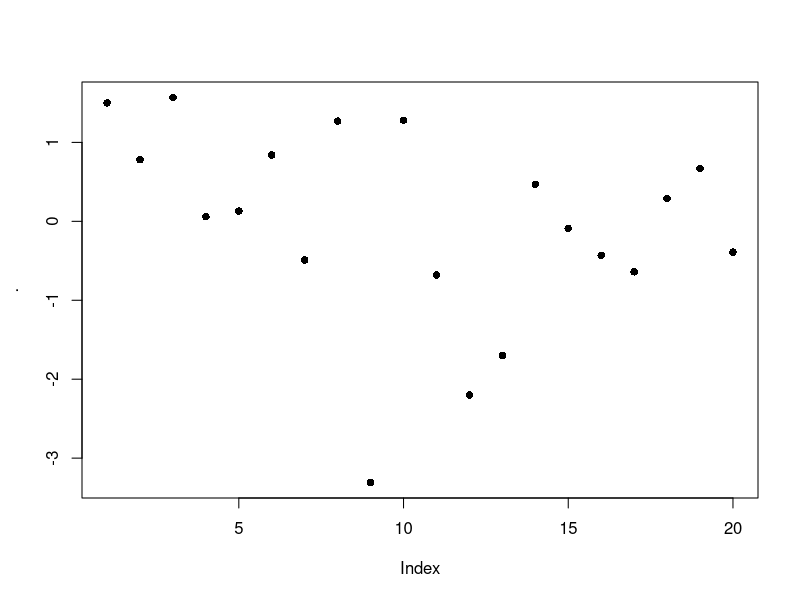
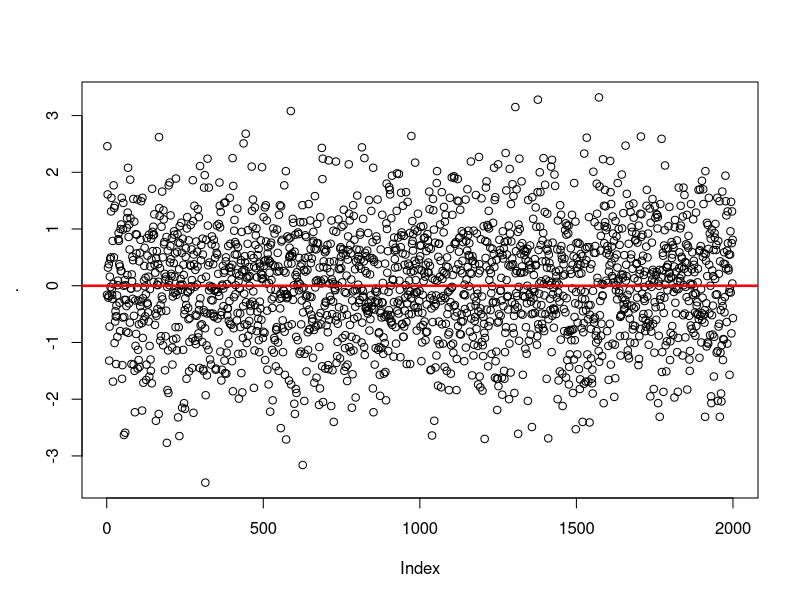

Source code (R) for these figures, in order: (Note: this script raises an error after producing the figures.)
# __________________________________________________________________
# R VOCABULARY 
# __________________________________________________________________

library("dplyr")
library("reshape2")
library("lazyeval")
library("ggplot2")
library("labeling")
library("lubridate")


# help(package="base")
# rm(list=ls())

# TODO: -------
# duplicated, charmatch, aggregate
# use regular expressions to break filenames into type of file        
# reorder factors with forcats package 

# flatten a list: 
(l <- list(item1=4, item2=2, item3=c(100, 200)))  # surrounding with () calls print 
(unlist(l))
(unname(unlist(l)))  # returns numeric vector; also try: unlist(l) %>% unname  


# flattening a list of dates does weird stuff: 
datelist = as.list(c(ymd("2017-01-01"), ymd("2017-01-01")))
unlist(datelist)  # not good 
do.call("c", datelist)  # this is good 


# rep and seq: --------------------
rep(letters[1:3], times=2)  # same as rep(letters[1:3], 2)
rep(letters[1:3], each=2)
rep(letters[1:3], times=2, each=2)
rep(letters[1:3], times=2, each=2, length.out=2)
rep_len(letters[1:3], length.out=40)  # could be useful if you don't know the length of a vector, but you want to keep recycling it until total length reaches a target value. 
rep(letters[1:3], times=(1:3))
rep(letters[1:3], c(1,5,12))

seq(1,26)
seq(1,26,by=3)
seq(1,26, length.out=4)  # generates a sequence of length.out=4 equally spaced values from 1 to 16. (length.out is usually abbreviated to length or len, and seq_len is much faster.)
seq(along.with=month.abb)  # can abbreviate as e.g. seq(month.abb) or seq(letters); verbose alternative: seq(1, length(month.abb))
seq(along.with=rnorm(20))# generates sequence 1,2,3... ending with length(month.abb)
seq(c("apple", "orange", "banana"))

x<-round(rnorm(20), 2); names(x) <- seq(rnorm(20)); x %>% plot(pch=16) 
x<-round(rnorm(2000), 2); names(x) <- seq(rnorm(2000)); x %>% 
  plot(pch=1) %>% abline(h=0, lwd=2.5, col="red")


any(c(rep(FALSE, 9), TRUE))  # any TRUEs in the vector? 
any(c(2<1, 4>5, 6==7))

x <- c(4,3, NA, 1,1,23)
any(is.na(x))  # is.na(x) returns a logical of same length as x 



x<- rnorm(10)
range(x)
all(x < 2)  # x<2 returns a logical vector of same length as x; all(x<2) returns TRUE only if all values are TRUE 
all(x < 2, x > (-2))
all(1<2, 2==2, 3>2)
all(c(TRUE, TRUE, TRUE, FALSE))


4 %in% c(1,1,4,1)  # TRUE 
"s" %in% letters  # TRUE
1:4 %in% 1:10  # returns vector of same length as vector on left side of %in%
c(1:4, 12) %in% 1:10
c("g", 7) %in% letters 


match("s", letters)
match(c("a", "s", "f"), letters)
x <- c(4,3, NA, 1,1,23, NA)
match(NA, x)  # Note that match() only returns first match 


which(c(rep(FALSE, 5), TRUE, rep(FALSE, 4), TRUE))  # Takes a logical vector, returns numeric pointing to positions of TRUE values 
which(c(4==5, 2==3))
which(c(4==5, 2==3, 3==3, 4<5, 9>4))


x <- rep(1.0,10); y <- rep(0.99999999999, 10)
all.equal(target=x, current=y, tolerance = 10^-10)
all.equal(target=x, current=y, tolerance = 10^-20)


identical(2, 2.0)  # TRUE 

set.seed(1)
x <- rnorm(10)
set.seed(1)
y <- rnorm(10)
identical(x,y) # TRUE 


stopifnot(c(TRUE, TRUE))
stopifnot(c(FALSE, TRUE))  # returns an error if not all TRUE 
stopifnot(c(2<3, 4>5))


x <- airquality[, -1] # x is a regression design matrix
y <- airquality[,  1] # y is the corresponding response
stopifnot(complete.cases(y) != is.na(y))  # complete.cases returns a logical 
ok <- complete.cases(x, y)  # returns logical of same length as num rows of x and y
sum(!ok) # how many are not "ok" ? NOTE that "!" on a logical gives its inverse: !c(TRUE, FALSE) = c(FALSE, TRUE)
x <- x[ok,]
y <- y[ok]


# subsetting: -----
# 3 ways of subsetting a df for first column:
airquality[1]  # returns data frame (which is a type of list; subsetting list with [] always gives list)
airquality[[1]]  # returns the *contents* of element 1 in the df - integer atomic vector. [[]] can only return 1 thing 
airquality$Ozone  # returns integer atomic vector. Note that $ is shorthand, where x$y = x[["y", exact=FALSE ]]



cumsum(1:10)  # pseudocode: for i in 1:10, result[1] = i, result[2]=i+result[1]
cumprod(1:10)
cummin(1:10)  # along the entire length of input vector, 1 is min 
cummax(10:1)


# row and column sums, means: ---------------
x <- data.frame(x=rnorm(10)*10, y=rnorm(10)) %>% print 
colSums(x)
rowSums(x) %>% data.frame()

apply(x, 1, mean)  # means of rows 
apply(x, 2, mean)  # means of columns 


# first differencing: -----------
diff(1:10, lag = 1, differences = 1)  # diff gives differecnes between successive elements in a vector 
diff(seq(1,50, by=5), lag=1, differences=1)
(diffs1 <-diff(c(1,5,2,2,10,.5,-1,3,-4,30), lag = 1, differences = 1))
length(diffs1)

# second differencing: 
(diffs2 <-diff(c(1,5,2,2,10,.5,-1,3,-4,30), lag = 1, differences = 2))  
diffs2 == diff(diffs1, lag = 1, differences = 1)  #  setting arg differences > 1 means you recursively apply diff a specified number of times 
length(diffs2)  # note that this has one less element than diffs1

# differencing at lags (i.e. not immediately successive elements)
(diffs3 <-diff(c(1,5,2,2,10,.5,-1,3,-4,30), lag = 2, differences = 1))  
length(diffs3)


# removing duplicate rows from a df: -----------
# path.join.filter.dedup <- path.join.filter[!duplicated(path.join.filter), ]


# cut a range to get a factor: -------------------
x <- 1:100 
cut(x, breaks=seq(0,100,5), labels= paste("Level", 1:20))  # divide range of x into levels of a factor; 
# note that length of labels is 1 less than length of breaks
# also, first value of breaks is lower than min value of x 
table(cut(x, breaks=seq(0,100,5), labels= paste("Level", 1:20)))



# reorder factor levels using values in another column -------------
# todo: update with package forcats
# first create data: 
df <- data.frame(area=letters[1:10], 
                 total=c(10,2,1,rnorm(6),20)); df

# graph looks ugly: 
ggplot(df, aes(x=area, y=total)) + geom_bar(stat="identity")

# find order of factor levels that you want: 
order(df$total)  # this gives ascending order; for descending, rev(order(df$total))

# reset factor levels: 
df <- df %>% mutate(area=factor(area, 
                          levels=area[order(df$total)])); df

str(df)  # factor levels reset

# graph again: 
ggplot(df, aes(x=area, y=total)) + geom_bar(stat="identity")  # SUCCESS!


# if there is an obvious way to order your factor levels (e.g. alphabetical), 
# you can try using ordered(): 
# create a factor with default ordering: 
ordered(rep(1:12, length=24))
ordered(c("blue", "green", "yellow"))
ordered(paste0("level_", 1:30))  # doesn't work well 

# let's try again: 
two.digits.numbers <- 
      sapply(1:30, function(x){
            x.char <- as.character(x)
            if (nchar(x.char) < 2){
                  x <- paste0("0", x)
            } else {
                  x <- x.char
            }
            return(x)
      }
      )

ordered(paste0("level_", two.digits.numbers))  # works! 

#**************************************************





#**************************************************
pmin(1:4, 0:3)  # gives "parallel" min - min of each pair of elements, where one element is from vector1, the other from v2. 

x <- sort(rnorm(100));  cH <- 1.35
quantile(x, probs = seq(0, 1, 0.25), na.rm = FALSE, names = TRUE)
# quantiles are cutpoints dividing the range of a probability distribution into contiguous intervals with equal probabilities. 
# quartiles are the three cut points that will divide a dataset into four equal-size groups
pmin(cH, quantile(x)) # no names
pmin(quantile(x), cH) # has names
plot(x=x, y=pmin(cH, pmax(-cH, x)), type = "b", main =  "Huber's function")



# & and && --------
x <- 1 
y <- 1

if (x==1 & y==1){print("yes")} else {print("no")}
if (x==1 && y==1){print("yes")} else {print("no")}
# when x and y are single element vectors, doesn't make a difference 

x <- c(1,1) 
y <- c(1,0)

if (x==1 & y==1){print("yes")} else {print("no")}
# "single &" returns warning: only first element used. Compare with: 
x==1 & y==1  # no warning, but this output can't be used in an if()
               # condition easily 

if (x==1 && y==1){print("yes")} else {print("no")}
# && evaluates left to right examining only the first element of each vector
# Hence, && is preferred in if conditions 

# compare: 
x==1 && y==1
x[2]==1 && y==1  # comparing second element of x (which is first element
                 # of x[2]) with first element of y


# merge: -------------------------------
# merging vectors (doesn't make much sense): 
x <- letters
y <- letters[3:4]
merge(x,y)  # prob not what you want: this is the cartesian product (?) of the 2 sets 


# MERGING DATA FRAMES: -----------
# if the column you're merging on has the same name in both dfs, there's no need to 
# specify by="" argument, because it is automatically interpreted that you are joining on that column 

x <- data.frame(a=letters, b.x=rnorm(26)) %>% print 
y <- data.frame(a=c(letters[3:4], "test"), d.y=rnorm(3), e.y=rep("yo", 3)) %>% print 

merge(x,y)  # inner join; 
merge(x,y, all=TRUE)  # outer join
merge(x,y, all.y=TRUE)  # right join
merge(x,y, all.x=TRUE)  # left join
merge(x,y, all.x=TRUE, all.y=TRUE)  # outer join again




# if the column you're merging on has the diff name in the 2 dfs, you need to specify the 
# by.x and by.y arguments 

x <- data.frame(a=letters, b.x=rnorm(26))
y <- data.frame(a.y=c(letters[3:4], "test"), d.y=rnorm(3), e.y=rep("yo", 3))

merge(x,y, by.x="a", by.y="a.y")  # INNER JOIN 
merge(x,y, all=TRUE, by.x="a", by.y="a.y")  # OUTER JOIN 
merge(x,y, all.y=TRUE, by.x="a", by.y="a.y")  # RIGHT JOIN
merge(x,y, all.x=TRUE, by.x="a", by.y="a.y")  # LEFT JOIN 


#... another example: -----------------
authors <- data.frame(
      surname = I(c("Tukey", "Venables", "Tierney", "Ripley", "McNeil")),
      nationality = c("US", "Australia", "US", "UK", "Australia"),
      deceased = c("yes", rep("no", 4)))
books <- data.frame(
      name = I(c("Tukey", "Venables", "Tierney",
                 "Ripley", "Ripley", "McNeil", "R Core")),
      title = c("Exploratory Data Analysis",
                "Modern Applied Statistics ...",
                "LISP-STAT",
                "Spatial Statistics", "Stochastic Simulation",
                "Interactive Data Analysis",
                "An Introduction to R"),
      other.author = c(NA, "Ripley", NA, NA, NA, NA,
                       "Venables & Smith"))

(m1 <- merge(authors, books, by.x = "surname", by.y = "name"))
(m2 <- merge(books, authors, by.x = "name", by.y = "surname"))


#... merging on dates: --------------
admits <- data.frame(dates = as.Date(c("2017-01-12", "2017-01-15")), 
                     num_cases = c(450,12))
census <- data.frame(dates = as.Date(c("2017-01-12", "2017-01-31")), 
                     num_pts = c(14030, 9912))
date_string <- data.frame(dates = seq(as.Date("2017-01-01"), as.Date("2017-01-31"), by="1 days")) 

# column to match on has same name in all 3 dfs, so no need to specify "by=" argument 
finaldf <- merge(date_string, admits, all.x=TRUE) %>% 
                  merge(census, all.x=TRUE) %>% print 

# if appropriate, replace NAs with zeroes: 
finaldf <- mutate(finaldf, 
                  num_cases=sapply(num_cases, function(x) if(is.na(x)==TRUE){0} else {x}), 
                  num_pts=sapply(num_pts, function(x) if(is.na(x)==TRUE){0} else {x})
                  ) %>% print 

finaldf.m <- melt(mutate(finaldf, dates=as.character(dates))) %>% print 
dcast(finaldf.m, dates ~ variable)  # reverses the melting operation 
dcast(finaldf.m, variable ~ dates)  # reverse rows and columns 

# ... merging with dplyr::right_join: --------
# path.join.phn <- right_join(path, path.waitlist.data,
#                             by =c("mrn" = "mrn.w", 
#                                   "ad.date.adtc" = "ad.date"))


# sort and order: ------------------
x <- c(1,1,3,-1,0,19,1,9,7,32)
sort(x)
sort(x, decreasing=TRUE)
rev(x)  # just reverses arguments 

order(x)  # returns an ordered numeric vector: order(x)[1] returns the position in x where the smallest element in x is found 
x[order(x)]  # arranges x in ascending order 


# Run-length encoding (RLE) is a very simple form of lossless data compression in which runs of data (that is, sequences in which the same data value occurs in many consecutive data elements) are stored as a single data value and count, rather than as the original run
x <- rev(rep(6:10, 1:5))
rle(x)
class(rle(x))  # type of list
rle(x)[1]
unname(unlist(rle(x)[1]))

z <- c(TRUE, TRUE, FALSE, FALSE, TRUE, FALSE, TRUE, TRUE, TRUE)
rle(z)
rle(as.character(z))

x <- c(rep("a", 4), "c", rep("g", 10))
unique(x)

# TABLE ----------------------------------------------
df <- data.frame(a=sample(100,10), 
                 b=sample(2000, 10))
table(df)  # you can call table() on purely numeric data, but it's kinda useless 
table(df$a)  # still useless 

df$c= sapply(1:10, function(x) sample(c("Group1", "Group2"), 1, replace=TRUE))
df

table(df)  # still pretty useless 
table(select(df, a,c))   # possibly useful: this converts the data from "long" to "wide" format; compare with > select(df[order(df$a), ], a,c)
table(select(df, b,c))  # possibly useful 
table(df$c)  # probably the best use of table() for this data 


# Simple frequency distribution:
table(rpois(100, 5))  # n=100, lambda=5
table(state.division, state.region)

with(airquality,
     table(OzHi = Ozone > 80, Month, useNA = "ifany"))  # with() seems to be a 
# precursor to the pipe operator (%>%)


# copy table from R to Excel: ---------------------
df <- data.frame(a=rnorm(20), b= sample(c(TRUE, FALSE), 20, replace=TRUE)) # %>% print
write.table(df, file="clipboard", sep="\t", row.names=FALSE)  # now paste in Excel 

# copy via clipboard from excel to R: 
#select column in excel %>%
x <- readClipboard()


# ifelse() : ------------------------------------
x <- c(6:-4)
sqrt(x)  #- gives warning
sqrt(ifelse(x >= 0, x, NA))  # no warning

## Note: the following also gives the warning !
ifelse(x >= 0, sqrt(x), NA)

l <- sample(c("a", "b", "c"), 1)
ifelse(l >= "b", "high", "low")


# DATES --------------------------------------------
# ...create strings of dates ----
seq(ISOdate(2017,1,1), ISOdate(2017,1,31), by="day") %>% substr(1,11)  # Jan to Feb 

seq(ISOdate(2017,1,1), ISOdate(2017,1,31), by="7 day") %>% 
  substr(1,11)  # only week start dates 

seq(ISOdate(2017,2,1), ISOdate(2017,1,1), by="-1 day") %>% substr(1,11)  # Feb to Jan 

# Note: ISOdate() is a wrapper for strptime()


# Alternatively, you can use as.Date: 
seq(as.Date("2017-01-01"), as.Date("2017-04-05"), by="1 day")

dates <- seq(as.Date("2017-01-01"), as.Date("2017-04-05"), by="7 day")  # only first day of weeks 
date_and_wkday <- data.frame(dates = dates, 
                             days = weekdays(dates)) %>% print 




# ...identify fiscal year from date : -------------------
x <- data.frame(date = c("2013-01-01", "2013-06-06", "2015-02-28", "2015-09-04"), 
                m=rep(NA,2), 
                y=rep(NA,2), 
                fyear = rep(NA,2)); x

for(i in 1:nrow(x)){
      x$m[i] <- substr(x$date[i], 6,7) %>% as.numeric
      x$y[i] <- substr(x$date[i], 1,4) %>% as.numeric
      if(m[i] %in% 4:12){
            x$fyear[i] <- x$y[i]+1
      } else {
            x$fyear[i] <- x$y[i]
      }
}
print(x)

# without extra columns for date and year: 
x <- data.frame(date = c("2013-01-01", "2013-06-06", "2015-02-28", "2015-09-04"), 
                fyear = rep(NA,2)
                ); x

for(i in 1:nrow(x)){
      m <- substr(x$date[i], 6,7) %>% as.numeric
      y <- substr(x$date[i], 1,4) %>% as.numeric
      if(m %in% 4:12){
            x$fyear[i] <- y+1
      } else {
            x$fyear[i] <- y
      }
}
print(x)



# using lubridate package: ----------------------------------------
dates <- c("2017-01-01", "2017-02-01", "2017-08-21")

class(dates)  # "character"


ymd(dates) # %>% class  # "Date"
# this function takes a char and converts to date, using the ymd format to 
# do the conversion. It DOESN'T *cast* to ymd format 

mdy(dates)  # doesn't work 
dates2 <- c('12-31-2017'); class(dates2)
mdy(dates2); class(mdy(dates2))

# convert to time in format hh:mm
timechar <- "12:30"
time <- strptime(timechar, format="%R"); time2
time <- strptime(timechar, format="%I"); time2


# convert ymd to mdy: 
ymd(dates) %>% format('%m%d%Y')

# arithmetic with dates and times: 



# SET OPERATIONS ---------------------------------------------

setA<-c("a", "b", "c", "d", "e")
setB<-c("d", "e", "f", "g")

union(setA,setB)
intersect(setA,setB)
setdiff(setA,setB)  # Note, however, that the difference between two sets is order-dependent. It is the material that is in the first named set, that is not in the second named set. 
setequal(c(setdiff(setA,setB),intersect(setA,setB),setdiff(setB,setA)), 
         union(setA,setB))


# SAMPLE() --------------------------------------------------
sample(10)  # gives permutation of all elements; same as sample(1:10)
sample(10, 1) 
(x <- sample(10, replace=TRUE)); setdiff(1:10, x)
sample(letters, 3)

sample(c("a", "b"),1, prob=c(.9, .1))  # The optional prob argument can be used to give a vector of weights for obtaining the elements of the vector being sampled. They need not sum to one, but they should be non-negative and not all zero.

# create a discrete distribution with specified probabilities:
v <- vector()
for(i in 1:1000){
  v[i] <- sample(c(TRUE, FALSE, "error"), 1, prob=c(.90, .09, .01))
}

table(v) %>% barplot  # plotting with base R 

# plotting with ggplot: 
dat <- as.data.frame(table(v)) %>% melt %>% select(1,3)
ggplot(dat, aes(x=v, y=value)) + 
  geom_bar(stat="identity") + 
  geom_hline(yintercept=0, size=1)



# COMBINATIONS --------------------------------------------------
choose(3,2)  # number of combinations of 2 elements that can be chosen from a set of 3 elements 
choose(10,1); choose(10,2); choose(30,2)

# counting num permutations: 
n <- 10
k <- 5 
choose(n,k)*factorial(k)

par(mfrow=c(2,1))
# graph of num combinations 
sapply(1:10, function(x) choose(10, x)) %>% 
  plot(type='l', main="num permutations, combinations of x objects from a total of 10 objects", 
       xlab = "x", 
       ylab = "num combinations")

# graph of num permutations 
sapply(1:10, function(x) choose(10, x)*factorial(x)) %>% 
  plot(type='l', 
       xlab = "x", 
       ylab = "num permutations")
par(mfrow=c(1,1))


# sample with/without replacement: -----------
sample(10)  # same as sample(1:10); default is replace=FALSE 
sample(10,2)
sample(10,100, replace=TRUE) 
sample(c("hi", "bye"), 30, replace=TRUE)

# simulate 100 rolls of a die: 
sample(6, 100, replace=TRUE) %>% mean
sample(6, 100, replace=TRUE) %>% mean


# find all files in a folder and all subfolders: ---------
setwd("\\\\vch.ca/departments/Projects (Dept VC)/Patient Flow Project/Coastal HSDA/2017 Requests/2017.10.10 LGH redevelopment - patient flow between old and new buildings")
list.files()
list.files(recursive = TRUE)
writeClipboard(list.files(recursive = TRUE))  # paste in notepad

files.df <- data.frame(file=as.character(list.files(recursive = TRUE)))
files.df <- mutate(files.df, 
                   file=as.character(file), # for some reason as.character 
                                              # didn't work above  
                   type=sapply(file, 
                               function(x){
                                     splitname <- strsplit(x, split="\\.") %>% 
                                                unlist %>% unname 
                                     l <- length(splitname)
                                     return(splitname[l])
                               }
                   ))

# examine structure: 
str(files.df)
head(files.df, 10); tail(files.df, 10)  

# get only R files: 
r.files <- filter(files.df, 
                  type=="R") %>% print


# FILL CONTAINER WITH LOOP: ----------------------
# create an empty container and fill it using a loop. We require that any type and any number of objects can be placed in the container, regardless of whether they are numeric or character or logical: 
container <- vector(mode="list")
# container <- list()  # this also seems to work? 

for(i in 1:10){
  x <- rnorm(1)
  print(paste("x=", x))
  if (x < 0.01){
    container[i] <- list(1:10)    
  } else if (x < 0.8) {
    container[i] <- list(rnorm(i))
  } else {
    container[i] <- list(rep("test", i))
  }
}

str(container)
summary(container)



# BUILD A DATAFRAME WITH A LOOP: --------------
# set up empty list: 
datalist = list()

for (i in 1:5) {
      # ... make some data
      dat <- data.frame(x = rnorm(10), y = runif(10))
      dat$i <- i  # maybe you want to keep track of which iteration produced it?
      datalist[[i]] <- dat # add it to your list; NOTE THAT WE USE [[]] !!!!
}

datalist  # each element of hte list is a dataframe 
# compare datalist[1] with datalist[[1]]; first is a list, second is contents 
      # within that list 

# join elements of list into a single df with do.call()
big_data = do.call(rbind, datalist) %>% print 

# alternative without using do.call: 
df1 <- datalist[[1]]
for(i in 2:5) {df1 <- rbind(df1, datalist[[i]])}
df1

identical(big_data, df1)  # TRUE 

# LAPPLY AND FRIENDS: -------------------------------
x <- list(a = 1:10, beta = exp(-3:3), logic = c(TRUE,FALSE,FALSE,TRUE)) %>% print 

# > lapply: -------------
# compute the list mean for each list element
lapply(x, mean)
# median and quartiles for each list element
lapply(x, quantile, probs = 1:3/4)
# Format for lapply is lapply(X, FUN, ...). Note that "probs=1:3/4" is being passed to "..." above, and is "passed to" the function quantile(). 

# > sapply and vapply ------
sapply(x, quantile)
i39 <- sapply(3:9, seq) # list of vectors
sapply(i39, fivenum)  # five number summary as a vector 
vapply(i39, fivenum)
vapply(i39, fivenum,
       c(Min. = 0, "1st Qu." = 0, Median = 0, "3rd Qu." = 0, Max. = 0))  
#^^ 3rd arg is FUN.VALUE: a vector template for the return value from FUN
# vapply is very similar to sapply, but with predefined format for output 




# > using apply to find row/column means -------
apply(x, 1, mean)  # means of rows 
apply(x, 2, mean)  # means of columns 

# > mapply: --------------
# mapply is a multivariate version of sapply
mapply(rep, x = 4:1, times=4:1)
# each iteration, rep takes 2 args one from the first arg from mapply, one 
#     from the second 

mapply(rep, times = 1:4, MoreArgs = list(x = 42))
# MoreArgs is used to pass arguments that are NOT "vectorized over"...? 
mapply(rep, times = 1:4, x=list(x = 42))  # what's the difference? 

mapply(function(x, y) seq_len(x) + y,  # define function to be applied 
       c(a =  1, b = 2, c = 3),  # names from first
       c(A = 10, B = 0, C = -10))
# pseudocode: create sequence of length a=1, then add A=10 to EACH element; 
#             create sequence of length b=2, then add B=0 

rnorms <- data.frame(n=rep(100,2), 
                     mean=c(4,50), 
                     var=c(.5, 3)) %>% print 
mapply(rnorm,
       n=rnorms$n, 
       mean=rnorms$mean, 
       sd=sqrt(rnorms$var)) %>% as.data.frame 

# **********************************
(v <- structure(10*(5:8), names = LETTERS[1:4], 
                types=c("red", "yellow", "blue", "green")))
# structure() returns the given object with further attributes that you can 
# set 

# not entirely sure what's happening here: 
f2 <- function(x, y) outer(rep(x, length.out = 3), y)
(a2 <- sapply(v, f2, y = 2*(1:5), simplify = "array"))
a.2 <- vapply(v, f2, outer(1:3, 1:5), y = 2*(1:5))
stopifnot(dim(a2) == c(3,5,4), all.equal(a2, a.2),
          identical(dimnames(a2), list(NULL,NULL,LETTERS[1:4])))

# ...sampling distribution of sample mean of exp r.v.: ----
replicate(10000, mean(rexp(10))) %>% hist

# using ggplot: 
df <- replicate(10000, mean(rexp(10))) %>% as.data.frame  
colnames(df) <- "value"

# set a theme variable that can be used for graphs later: 
mytheme <- theme(axis.text.x=element_text(size = 16),
                 axis.text.y=element_text(size=14),
                 
                 axis.title.x=element_text(size=20), 
                 axis.title.y=element_text(size=18), 
                 
                 strip.text.x=element_text(size=18), 
                 
                 panel.background = element_rect(fill = NA))

# without setting theme: 
p1 <- ggplot(df, aes(x=value)) + 
  geom_histogram(aes(y=..count..)) + # not really necessary to specify 
  # aes(y=..count..), but good to be explicit. You can just give 
  # "+ geom_histogram() +"  ...
  scale_x_continuous(limits=c(0,3), 
                     labels=seq(0,3, .25), 
                     breaks=seq(0,3, .25), 
                     expand = c(0,0)) +  # used to remove space between 
                                         # axis and labels  
      scale_y_continuous(expand = c(0,0)) + 
      
      geom_hline(yintercept=0, size=1) + 
      geom_vline(xintercept = 0, size=1);p1

# with theme: 
p1 + mytheme

# add density: 
(p2 <- p1 + geom_density(aes(y=..density..*900), size=1, colour="blue", alpha=.8))

p3 <- ggplot(df, aes(x=value)) + 
  geom_density(aes(y=..density../sum(..density..))); p3 
#   geom_histogram(aes(y=..density../sum(..density..)), fill=NA, colour="black")


# summary(p1); summary(p2)


# ... use lapply to create multiple distribution curves: -----

# create input vector: 
input=seq(-4,4, length=1000)

# define dist function family: X~N(0, 1/n): 
fx <- function(n, input_vector){
      dnorm(input_vector, mean=0, sd=(1/sqrt(n)))  # change to pnorm() to get CDFs 
}

# create data frame with x and f(x) values for different values of n: 
normal_curves <- lapply(seq(1:20), fx, input_vector=input) %>% 
      # "input_vector=x" => specify that second arg of fx always 
      # takes value x
      as.data.frame

colnames(normal_curves) <- paste0("n", 1:20)
normal_curves <- mutate(normal_curves,
                        x=input) %>%  # x is input vector
                  select(21,1:20)

str(normal_curves)

# putting data in long form to allow facetting by value of n: 
normal_curves_long <- melt(normal_curves, id.vars = "x")
str(normal_curves_long)

p1 <- ggplot(normal_curves_long, aes(x=x, y=value, group=variable)) + 
      geom_line() + 
      geom_text(data=filter(normal_curves_long,
                            x>=1 & x<=1.01),  # filtering to get single point from each                                                  curve 
                aes(label=variable), 
                col="red") ; p1 

# splitting data frames with split( ) :  --------------------------
split(mtcars, mtcars$cyl)

# example from split( ) help: 
require(stats); require(graphics)
n <- 10; nn <- 100
g <- factor(round(n * runif(n * nn)))  # 1000 integer values between 0:10  
x <- rnorm(n * nn) + sqrt(as.numeric(g))  # 1000 random values 
xg <- split(x, g)  %>% print  # note that each vector is of a different length 
boxplot(xg, col = "lavender")  # when g is large, sqrt(g) is large, so x values 
      # are higher 

sapply(xg, length)  # how many values in each group? lapply() %>% unlist( )
      # also works: 
# lapply(xg, length) %>% unlist
sapply(xg, mean)  # mean x value by level of g
# lapply(xg, mean) %>% unlist 


### Calculate 'z-scores' by group (standardize to mean zero, variance one)
z <- unsplit(lapply(split(x, g), scale), g)

# same thing, using pipes: 
z <- split(x,g) %>%  # split by levels of g 
      lapply(scale) %>%  # apply function scale() to each component 
      unsplit(g)   # combine back into a vector
plot(z)



# and check that the within-group std dev is indeed one:  
tapply(z, g, sd)  
# Interpretation: tapply takes 2 vectors, *splits* the first according to levels of 
# the second (thus creating a "ragged array"), then it *applies* a function to 
# each component, then it *combines* the results back into a vector.


# scale(x, center = TRUE, scale = TRUE): -----------
# If center is TRUE then centering is done by subtracting the column 
# means (omitting NAs) of x from their corresponding columns, and if 
# center is FALSE, no centering is done. 
# You can also supply a numeric vector of same length as num cols of x 
# to specify a particular value to subtract from each column entry. 
# 
# If scale is TRUE then scaling is done by dividing the (centered) 
# columns of x by their standard deviations if center is TRUE, and 
# the root mean square otherwise.



# Compound assignment pipe operator: ---------
# let's say we want an input vector of norm rvs, but it's lenght has to also be 
# a POISSON rv. We start by assigning the lenght, then generate a rnorm vector of 
# that length: 

# > approach 1: --------
set.seed(111)
(input <- rpois(1, 10))

# now update input
input <- input %>% rnorm %>% print 

# > approach 2: ----------
input %<>% rnorm %>% print 






# Pattern Matching and Replacement -------------------------------
# grep(value = FALSE) returns a vector of the indices of the elements of x that yielded a match (or not, for invert = TRUE. This will be an integer vector unless the input is a long vector, when it will be a double vector.                                                                                            

# grep(value = TRUE) returns a character vector containing the selected elements of x (after coercion, preserving names but no other attributes).

# grepl returns a logical vector (match or not for each element of x).

grep("[a-z]", letters)
grep("May", month.abb, invert=TRUE)  # find months that are NOT "May"
grep("wed", tolower(c("Monday", "Tuesday", "Wednesday")))
grep(c("wed", "mon"), tolower(c("Monday", "Tuesday", "Wednesday")))  # In grep(c("wed", "mon"), tolower(c("Monday", "Tuesday", "Wednesday"))):argument 'pattern' has length > 1 and only the first element will be used

charmatch(c("mon", "wed"), tolower(c("Monday", "Tuesday", "Wednesday", "Monday")))
# note that charmatch can take more than one element in its first argument. However, its rules for return values are a bit strange: 
      # if unique exact match OR (unique partial match and no exact match) -> 
            # match index returned
      # if multiple exact OR multiple partial -> 0 returned 
      # if no match, then nomatch argument value returned 
      # Thus, charmatch can be useful in seeing whether a value can be used 
            # as a unique identifier?? 

grep("o", letters)  # 15
grep("o", "food")  # 1
grep("o", c("food", "wood"))  # 1,2 
grep("o", c("food", "wood"), value=TRUE)
grepl("o", c("food", "wood"))

# note that "food" is a single element, which does contain an "o", so we get 1 returned. The 2 "o"s in food are not counted seperately. To do that, try: 

countOs <- function(x){
  require("dplyr", lib="H:/R packages")
  
  x.split <- strsplit(x, split=NULL) %>% unlist 
  
  returnOs <- function(x1){
    x2 <- tolower(x1)
    if(x2=="o"){1}
    else{0}
  }
  
  sapply(x.split, returnOs) %>% sum
}

# test function: 
test_countOs <- function(){
  sapply(list("hi", "hO", "OOoo", "yo", "only one", "frib", "N00", "123"),
         countOs)
}
test_countOs()

# apply the function: 
countOs("food")  # 2
countOs("Markov chains were introduced by Andrei Andreevich Markov (1856-1922) and were named in his honor.")  # 5 

# note how the function "countOs" promotes modularity and abstraction in the code: it is completely self-contained, so it doesn't need to refer to a function or object defined anywhere else, so you can use it in any environment. Just give it the input it expects and it will give you the output you expect. This is how you keep code from getting ridiculously complicated and interconnected. 

gsub("g", "Goose", letters)
gsub("g", NA, letters)

strings <- c("foo", "foo", "bar", "foo", "qux")
sub("foo", "yib", strings) 
gsub("foo", "yib", strings) 
# what's the difference between sub and gsub? 

# FUNCTIONS ------------------------------------------

# Use of "...": --------------------------------------
f <- function(...){
  list(...)
}
# f takes a variable number of arguments (i.e. user can put in anything they like there), then just lists what those arguments were. 


# TEST CASES: 
# function call: 
f(x=2, l=TRUE)

# Another function: 
f2 <- function(x,y, ...){
  print(x/y)
  otherArgs <- list(...)
  print(otherArgs)
  if (length(list(...)) > 0){
      if (any(unlist(list(...)))){
          print("At least one TRUE in otherArgs")
      } else {
          print("No TRUEs in otherArgs")
      }
  } else {
      print("No TRUEs in otherArgs")
  } 
}

# function call:
f2(1,5,TRUE, FALSE)
f2(1,5)
f2(1,5,FALSE, FALSE)

# Using ... in a useful way: ----------------------------------

# write a function that drops extreme values, then returns quantiles:
# in general, this approach could be useful because you can build in several steps into a single function (step1: drop extreme values, step2: calculate quantiles). However, you need a way to pass in arguments that will be used in later steps. That's what "..." is for. 

x <- rnorm(50)

f3 <- function(x){
  x2 <- sort(x)
  lower.limit <- quantile(x2, prob=.1)
  upper.limit <- quantile(x2, prob=.9)
  x3 <- x2[x2>lower.limit & x2<upper.limit]
  quantile(x3)
}

f3(x)  # compare with quantile(x)
f3(x, probs=c(.25, .5, .75))  
# Error in f3(x, probs = c(0.25, 0.5, 0.75)): unused argument (probs = c(0.25, 0.5, 0.75))

# To prevent the error, we need to rewrite f3 to allow it to take extra arguments: 

f4 <- function(x, ...){
  x2 <- sort(x)
  lower.limit <- quantile(x2, prob=.1)
  upper.limit <- quantile(x2, prob=.9)
  x3 <- x2[x2>lower.limit & x2<upper.limit]
  otherargs <- list(...)
  
  if(!is.null(otherargs)){
#     print(otherargs)  # note that this is just printed, not returned by the function
  }
  
  if(!is.null(otherargs$probs)){
#     print(quantile(x3, probs=otherargs$probs))
    quantile(x3, probs=otherargs$probs) %>% unlist
  } else {
#     print(quantile(x3))
#     print("default probs used")
    quantile(x3) %>% unlist
  }
}

# FUNCTION CALLS: 
f4(x)  # compare with quantile(x)
f4(x, probs=c(.08, .35, .57, .75, .99))  # compare with quantile(x, probs=c(.08, .35, .57, .75, .99))
f4(x, probs=c(.08, .35, .57, .75, .99), na.rm=TRUE)

# note what we can do with function f4: 
vectors <- vector(mode="list")
for(i in 1:10000){
  vectors[i] <- list(rnorm(500))
}

result <- lapply(vectors, f4, probs=c(.08, .35, .57, .75, .99), arg=NULL) %>%
  as.data.frame
names(result) <- paste0("sample_", 1:length(vectors))
str(result)
summary(result)
# result

result.long <-  melt(result) %>% 
  mutate(probs=as.factor(rep(c(.08, .35, .57, .75, .99), length(vectors)))) %>% 
  select(variable, probs, value)
str(result.long)
head(result.long, 100)

# quick analysis: 
boxplot(result.long$value)
filter(result.long, probs==.08) %>% select(value) %>% boxplot 
plot(value~probs, data=result.long)

# using ggplot: 
p1 <- ggplot(result.long, aes(x=probs, y=value)) + 
  geom_boxplot()  
#   facet_wrap(~probs, ncol=2)
p1


p08 <- filter(result.long, probs==.08) %>% select(value) %>% unlist
p57 <- filter(result.long, probs==.57) %>% select(value) %>% unlist

plot(p57~p08)

# ...rationale-----------------------------------------------------------
# without f4, how would you do this? First loop over vectors to remove extremes, then loop over the result to calculate quantiles. Okay, but what if there were e.g. 10 intermediate steps requiring a different function for each? It would be very inelegant to have to write 10 loops and keep passing the result from one to the next. 

# Instead, we can put all the intermediate functions inside f4, and pass their arguments to them through f4!!! 




# RESHAPE PACKAGE:  ---------------------------------------------
# Melting: going from wide to long 
head(airquality)
aql <- melt(airquality) # [a]ir [q]uality [l]ong format; no ID vars
head(aql)
aql[c(1:5, 154:158, 307:311), ]  

# using Month and Day as ID vars: 
aql <- melt(airquality, id.vars = c("Month", "Day"), 
            variable.name = "climate_variable", 
            value.name = "climate_value")
head(aql)  # note that long data is grouped by measured variable name, and that id vars repeat after all data on one single measured variable name: e.g. month=5, day=1 will appear next to "Ozone" var, then again next to "Solar.R". This is how rows/tuples for particular (Ozone, Solar.R, etc.) values are recorded; otherwise there would be no way to know which values were associated with others. 

# only id vars get column names named after them. All other vars are in the "variable" column, which we've renamed to "climate_variable"
summary(aql)
aql[c(1:5, 154:158, 307:311, 460:464), ]


# In reshape2 there are multiple cast functions. Since you will most commonly work with data.frame objects, we'll explore the dcast function.

# Casting: going from long to wide: 
aql <- melt(airquality, id.vars = c("Month", "Day"))
aqw <- dcast(aql, Month + Day ~ variable)  # Month & Day remain as columns (with duplicates removed), while the distinct names in variable "swing out" to create new column names. The arguments on the left refer to the ID variables and the arguments on the right refer to names the measured variables. Everything not in the equation is assumed to be a column of values. 
head(aqw)


dcast(aql, Month ~ variable + Day)  # wide format with each day a column: e.g Month=5, var="Ozone" and Day=1 gets 1 column; Month=5, var="Ozone" and Day=2 gets another, etc. 
# "Month ~ variable + Day" ==> LHS args specify how many rows in output; RHS args specify how many columns 
dcast(aql, Month ~ variable)  # "Aggregation function missing: defaulting to length". E.g. for month=5 and column=Ozone, there are now 31 values; we can't display 31 values in a cell, so we default to aggregating by counting 


dcast(aql, Month ~ variable, fun.aggregate = mean, 
      na.rm = TRUE)  # Averages by month
dcast(aql, Day ~ variable, fun.aggregate = mean, 
      na.rm = TRUE)  # Averages by day of month, across months. 


# NOTE: the above could have been done with dplyr::group_by() and summarize(): 
# however, this is more tedious because every var has to be named
# group_by(airquality, Month) %>% summarize(mean(Ozone, na.rm=TRUE), 
#                                           mean(Solar.R, na.rm=TRUE),
#                                           mean(Wind, na.rm=TRUE),
#                                           mean(Temp, na.rm=TRUE)) %>% 
#                                     as.data.frame 




## ...another example: means by day of week----------------------
days.of.week <- weekdays(Sys.Date()+0:6)  # list of days in the week 

data <- data.frame(var1=rnorm(7000, mean=50,sd=4), 
                   var2=rpois(7000, lambda=3), 
                   day=rep(days.of.week, 1000))
head(data, 50)

# MELT: 
longdata <- melt(data)
# head(longdata)
# longdata[c(1:8, 7001:7008), ]  # note that long data is grouped by measured variable name, and that id vars repeat after all data on one single measured variable name 

# CAST: 
# avg.by.day <- dcast(longdata, day ~ variable)  # Aggregation function missing: defaulting to length
avg.by.day <- dcast(longdata, day ~ variable, 
                    fun.aggregate=mean, 
                    na.rm=TRUE)
avg.by.day

# ...playing with the example ---------------------------------------------
# let's see if means of var1 differ across days 
anova.model1 <- lm(value~day, data=filter(longdata, variable=="var1"))
summary(anova.model)  # compare with "avg.by.day" Note that avg.by.day is easier to read. 

p1 <- ggplot(avg.by.day, aes(x=day, y=var1)) + 
  geom_bar(stat="identity")  
#   scale_y_continuous(limits=c(49.7, 50.1))  # not sure why the bars disappear when I do this 
p1

(p1zoom <- p1 + coord_cartesian(ylim=c(49.88, 50.1)))  # Setting limits on the coordinate system will zoom the plot (like you're looking at it with a magnifying glass), and will not change the underlying data like setting limits on a scale will.



# DPLYR PACKAGE: -------------------------------------

# group_by( ): --------------
# converts df to tbl, with meta-instruction to do all subsequent operations in terms of groups. Note that on its own, group_by does not do any operation; it is usually used in conjunction with summarize()

mtcars
group_by(mtcars, cyl)  # a tibble, with instructions to do subsequent operations in terms of groups of cyl 
group_by(mtcars, cyl) %>% as.data.frame  # identical to initial df 


# ...comparing summarize() on grouped versus original df: ----------
grouped <- group_by(mtcars, cyl)

summarize(grouped, mean(hp)) %>% as.data.frame # compare with following: 
summarize(mtcars, mean(hp))

summarize(grouped, mean(hp), sd(hp), mean(disp), sd(disp)) %>% 
      as.data.frame
# compare with following: 
summarize(mtcars, mean(hp), sd(hp), mean(disp), sd(disp))


# ...try alternative groupings: --------------------------
(grouped_by_cyl <- group_by(mtcars, cyl) %>% 
       summarize(mean(hp), sd(hp))) %>% as.data.frame
(grouped_by_gear <- group_by(mtcars, gear) %>% 
       summarize(mean(hp), sd(hp))) %>% as.data.frame

# grouped on 2 vars: 
(grouped_by_gear_and_cyl <- group_by(mtcars, gear, cyl) %>% 
       summarize(mean(hp), sd(hp))) %>% as.data.frame

# checking result of grouping on 2 vars: 
filter(mtcars, gear==3) %>% select(cyl) %>% arrange(cyl) %>% unique 
filter(mtcars, gear==4) %>% select(cyl) %>% arrange(cyl) %>% unique 
filter(mtcars, gear==5) %>% select(cyl) %>% arrange(cyl) %>% unique 

# find how many rows in particular combinations: 
count(mtcars, cyl)
count(mtcars, cyl, gear)

# another option to count rows: 
mtcars %>% group_by(cyl, gear) %>% summarise(n= n() ) 

#replace() ----
head(mtcars); str(mtcars)
cyl_order <- order(mtcars$cyl)
mtcars2 <- mtcars[cyl_order,]

# replace cylinder value of 4 with 99999
mtcars2 %>%
      mutate(hp=replace(hp, cyl==4, 99999),  # replace values 
                                    # in cyl column where value in 
                                    # cyl column ==4 
                                    # NOTE: you could also replace 
                                    # values in some other column where
                                    # cyl==4
             brands=rownames(mtcars)) %>%
      select(12,1:11) %>% 
      as.data.frame %>% print 

# reorder cols to bring specified cols to the front: --------
str(mtcars)

# let's say you want disp and qsec at the front: 
mtcars %>% 
      select(disp, qsec, everything()) %>% 
      str


#***************************************************
# DATAPASTA PACKAGE ----
#***************************************************
# help(package="datapasta")

# to paste data as tibble into R from clipboard: -----
# 1. copy the data
# 2. in your R script (not console?) use the addin "paste as tribble" 
#           > tools>>addins OR 
#           > use the toolbar "Addins" in RStudio
#           > shortcut: ctrl + shift + t


data <- tibble::tribble(
                                     ~X,           ~Location, ~Min, ~Max,
                       "Partly cloudy.",          "Brisbane",  19L,  29L,
                       "Partly cloudy.",  "Brisbane Airport",  18L,  27L,
                     "Possible shower.",        "Beaudesert",  15L,  30L,
                       "Partly cloudy.",         "Chermside",  17L,  29L,
       "Shower or two. Possible storm.",            "Gatton",  15L,  32L,
                     "Possible shower.",           "Ipswich",  15L,  30L,
                       "Partly cloudy.",     "Logan Central",  18L,  29L,
                        "Mostly sunny.",             "Manly",  20L,  26L,
                       "Partly cloudy.",     "Mount Gravatt",  17L,  28L,
                     "Possible shower.",             "Oxley",  17L,  30L,
                       "Partly cloudy.",         "Redcliffe",  19L,  27L
      )

# does it work with excel? YES!
df2 <- tibble::tribble(
                  ~task, ~time,
                  "sim", 125L,
              "vgh mdc",  25L
             )  # %>% as.data.frame 


# paste as data frame from Excel: ------
# > shortcut: ctrl + shift + d 
df3 <- data.frame(
              CTAS.Code = c(1L, 2L, 3L),
          X2016.Wkend.1 = c(2L, 66L, 293L)
       )


# try pasting as vector from excel: --------
# > shortcut: ctrl + shift + v 
months <- c("jan", "feb", "mar", "apr", "may", "jun", "jul", "aug", "sep", "oct")

# you can also paste as vertical vector
# > shortcut: ctrl + shift + alt + v 
months.v <- c("jan",
              "feb",
              "mar",
              "apr",
              "may",
              "jun",
              "jul",
              "aug",
              "sep",
              "oct")




# copy to clipboard from R: -------
mtcars$cyl %>% dmdclip()  # doesn't actually seem that useful 



# HERE PACKAGE: ------------------
# motivation: hardcoded file paths are bad. Instead, do everything relative 
#     to the top-level folder. 
# here() does this by searching for either a .git or .Rproj file 
# NOTE: here() is kinda useless without an R project!!

library("here")
here()  # gives current working directory 
here("docs")
